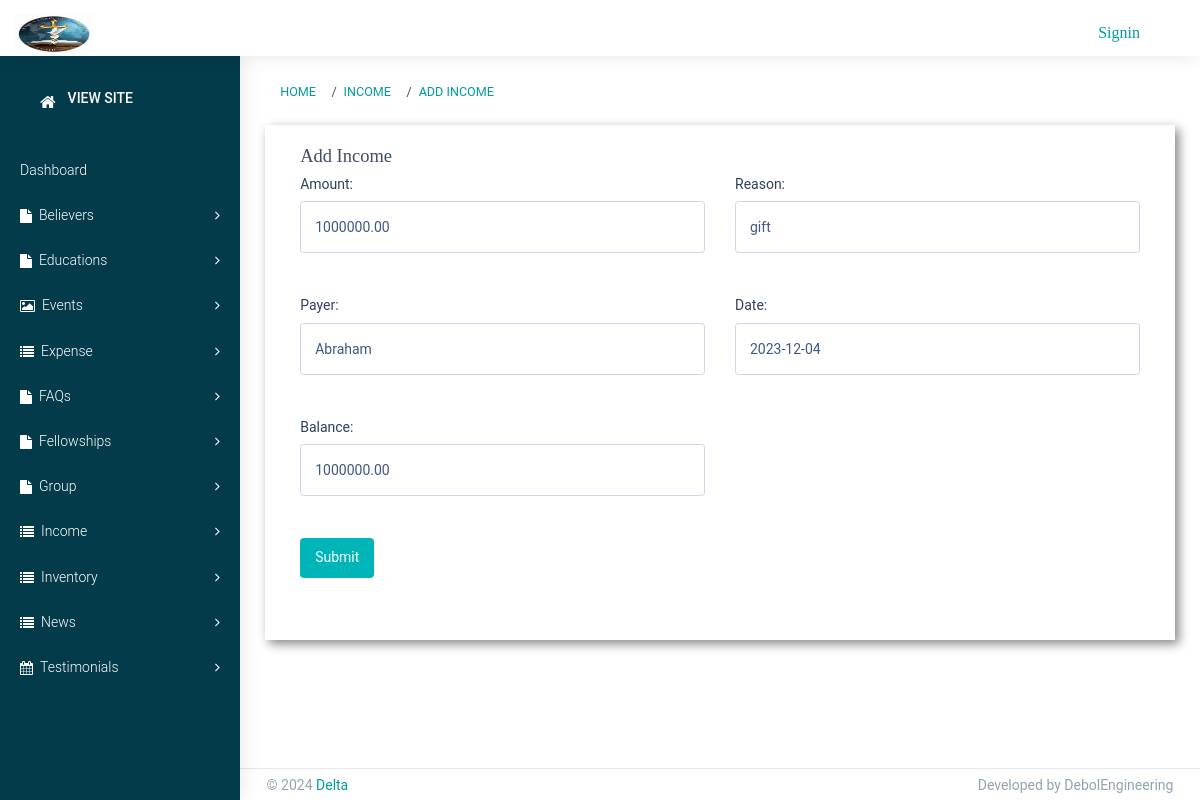
Page /staff/income/1/update/ on the committed database.
### staff/models.py (models this page shows)
class Income(models.Model):
    amount = models.DecimalField(max_digits=10, decimal_places=2)
    reason = models.CharField(max_length=255)
    payer = models.CharField(max_length=100)
    date = models.DateField()
    balance = models.DecimalField(max_digits=10, decimal_places=2)

### staff/views.py (the view)
# urls.py: path('income/<int:pk>/update/', IncomeUpdate.as_view(), name='income_update'),
class IncomeUpdate(UpdateView):
    model = Income
    form_class = IncomeForm
    template_name = 'staff/Incomes/add_income.html'
    success_url = reverse_lazy('staff:income_list')

### staff/forms.py
class IncomeForm(forms.ModelForm):
    class Meta:
        model = Income
        fields = ['amount', 'reason', 'payer', 'date', 'balance']
        widgets = {
            'amount': forms.NumberInput(attrs={"class": "form-control", 'placeholder': 'Enter amount'}),
            'reason': forms.TextInput(attrs={"class": "form-control", 'placeholder': 'Enter reason'}),
            'payer': forms.TextInput(attrs={"class": "form-control", 'placeholder': 'Enter payer'}),
            'date': forms.DateInput(attrs={"class": "form-control", 'placeholder': 'YYYY-MM-DD'}),
            'balance': forms.NumberInput(attrs={"class": "form-control", 'placeholder': 'Enter balance'}),
        }

### Templates/staff/Incomes/add_income.html (shortened to what this page needs)
{% extends 'staff/base.html' %}
{% load static %}
{% block breadcrumb %}
<li class="breadcrumb-item"><a href="{% url 'staff:income_list' %}">Income</a></li>
<li class="breadcrumb-item"><a href="#">Add Income</a></li>
{% endblock %}
{% block content %}
<div class="site-main">
    <section class="ttm-row clearfix">
        <div class="container">
            <div class="row pt-60 res-991-pt-0">
                <div class="col-lg-12">
                    <div class="pr-40 res-991-pr-0 res-991-pb-30">
                        <h4 class="h4-md">Add Income</h4>
                        <form action="{% url 'staff:income_add' %}" method="POST" enctype="multipart/form-data" class="row">
                            <div class="col-lg-6">
                                <div class="mb-3">
                                    {{ form.amount.label_tag }}
                                    {{ form.amount }}
                                </div>
                            </div>
                            <div class="col-lg-6">
                                <div class="mb-3">
                                    {{ form.reason.label_tag }}
                                    {{ form.reason }}
                                </div>
                            </div>
                            <div class="col-lg-6">
                                <div class="mb-3">
                                    {{ form.payer.label_tag }}
                                    {{ form.payer }}
                                </div>
                            </div>
                            <div class="col-lg-6">
                                <div class="mb-3">
                                    {{ form.date.label_tag }}
                                    {{ form.date }}
                                </div>
                            </div>
                            <div class="col-lg-6">
                                <div class="mb-3">
                                    {{ form.balance.label_tag }}
                                    {{ form.balance }}
                                </div>
                            </div>
                            <div class="col-md-12 mb-3">
                                <button type="submit" class="btn btn-primary">Submit</button>
                            </div>
                        </form>
                    </div>
                </div>
            </div>
        </div>
    </section>
</div>
{% endblock %}

### rows in the picture
Income: amount "1000000.00", reason "gift", payer "Abraham", date "2023-12-04", balance "1000000.00"
